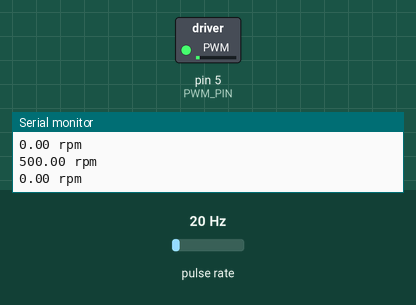
A sketch run on a simulated Arduino Uno, built with avr-gcc and run on an emulated ATmega328P. Parts: switched loads named in the sketch (green lamp = pin HIGH), the last lines printed to the serial monitor. Wiring (inferred from the names in the program): pulse sensor: data pin 2. The test bench sets the inputs (shaded band); at power-on: pulse rate 20 Hz.

Above: at 1.2 s.
1.3 s: pulse rate (sensor on pin 2) set to 100 Hz
At 1.65 s:
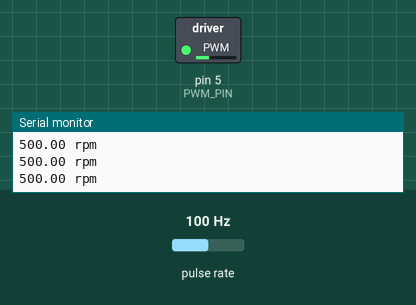
4.3 s: pulse rate (sensor on pin 2) set to 4 Hz
At 5.87 s:
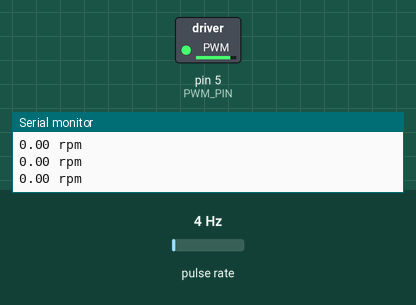
Timing chart, 0 to 13.3 s (numbered marks = the images above; inputs shaded):
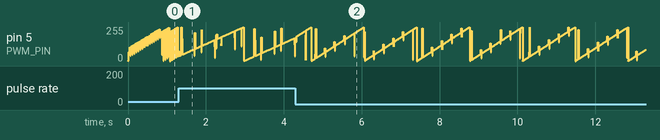

The sketch:

controlPID.ino
```cpp
/*
*Controlador PID para un motor de corriente directa
*En el caso de un robot movil diferencial sera necesario
*utilizar uno de estos controladores para cada rueda
*/
#include <util/atomic.h>
#define ENCODER_A       2

const float SET_POINT = 1600; //velocidad a seguir
const int PWM_PIN = 5; //pin de salida pwm
const int T_MSEC = 10;//tiempo de muestreo en milisegundos
const float T_SEC = 0.01;//timepo de muestreo en segundos

//Variable global de posición compartida con la interrupción
volatile int theta = 0;
volatile int pulsos = 0;
unsigned long timeold;
float resolution =12;
//Variable Global Velocidad
int vel = 0;

struct speed_sensor {
    //Estructura que representa el sensor de velocidad
  unsigned long last_t;
  float rpm;
};

struct pid_controller {
    //Estructura que representa las variables del controlador PID
  float kp, ki, kd;//Constantes de proporcionalidad, integral y derivativa
  float delta; //Tiempo de muestreo (T)
  float sum; //suma del error para la integral numerica
  float prevError;//error previo
};

struct speed_sensor motor_speed_sensor;
struct pid_controller motor_pid_controller;
unsigned long last_t;
unsigned char n;

void speed_sensor_init(struct speed_sensor &ss) {
    //Esta función inicia el sensor de velocidad en 0
  ss.last_t = 0;
  ss.rpm = 0;
}

void speed_sensor_turn(struct speed_sensor &ss) {
    //Esta funcion se activara con la interrupcion
    //Nos permite medir la velocidad en rpm's
  unsigned long t = micros();
  unsigned long inc = t - ss.last_t;
  float tempRpm = (1.0 / inc) * 60000000;
  if (tempRpm < 8000) {
    ss.rpm = tempRpm;
    ss.last_t = t;
  }
}

void pid_controller_init(struct pid_controller &pid, float delta, float kp, float ki, float kd) {
    //inicializa las variables y constantes del control PID con valores dados
  pid.delta = delta;
  pid.kp = kp;
  pid.ki = ki;
  pid.kd = kd;
  pid.sum = 0;
  pid.prevError = 0;
}

float pid_controller_run(struct pid_controller &pid, float error) {
    //Calcula la ecuacion del contrl PID
  float p = pid.kp * error; //accion proporsional
  pid.sum += error; //sumamos el error
  float i = pid.ki * pid.delta * pid.sum;//accion integral
  float d = pid.kd * (error - pid.prevError) / pid.delta;//accion derivativa
  pid.prevError = error;//el error anterior es ahora el error actual
  return p + i + d;//PID
}

void rotorTurn() {
    //Esta funcion es llamanda por la interrupcion
    //invoca la medicion de velocidad
  speed_sensor_turn(motor_speed_sensor);
}

//Función para la lectura del encoder
void leerEncoder(){
  //Lectura de Velocidad
  pulsos++; //Incrementa una revolución
}

void setup() {
  speed_sensor_init(motor_speed_sensor);//inicializamos el sensor del motor
  pid_controller_init(motor_pid_controller, T_SEC, 46.6, 0.12, 0.03);//inicializamos el control PID
  //con valores de ganancia de Kp=Ki=Kd=0.5, este valor lo elegimos de acurdo a un articulo en internet
  //que realizo pruebas experimentales
  Serial.begin(9600);
  pinMode(ENCODER_A, INPUT);
  attachInterrupt(digitalPinToInterrupt(ENCODER_A), leerEncoder, RISING); //interrupcion, llama a la funcion rotorTurn
  //cuando en el pin 0 se detecta un flanco de subida
  //En el pin 0 hay que concectar el encoder
  last_t = 0;//iniciamos en el tiempo 0
  n = 0;
}

void loop() {
  float rpm;
  unsigned long t = millis();//obtiene el tiempo de ejecución en milisegundos
  if ((t - last_t) >= T_MSEC) {
    ATOMIC_BLOCK(ATOMIC_RESTORESTATE){
        rpm = float((60.0 * 1000.0 / resolution ) / (millis() - timeold) * pulsos);
        timeold = millis();
        pulsos = 0;
        motor_speed_sensor.rpm = rpm;
        motor_speed_sensor.last_t = timeold;
      }
      //Entra a este if si ha pasado el tiempo de muestreo
    if (n == 0) {
        //imprime en el puerto serial la velocidad cada 10 mediciones
        Serial.print(motor_speed_sensor.rpm);
        Serial.println(" rpm");
        n = 10;
    }
    else{
        n--;
    }

    float error = SET_POINT - motor_speed_sensor.rpm;
    analogWrite(PWM_PIN, (int) pid_controller_run(motor_pid_controller, error));
    last_t = t;
  }
}
```
